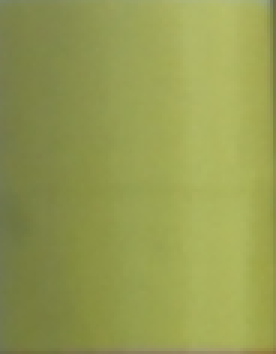
#> input picture cameraTestImages/Yellow_1.PNG, 92 x 118 px (shown 3 times larger)
$ python get_color_and_standard_deviation.py
#> lines starting #> are read from the running program, lines starting #| are printed output that depends on the picture; long printed decimals are rounded
from PIL import Image
import math
import statistics

def ImageGetColorAndStdDev(images):

    totalAmount = 0;
    averageR = 0
    averageG = 0
    averageB = 0

    for img in images:
        pix_val = img.load()
        width = img.size[0]
        height = img.size[1]
        for i in range (0, width):
            for j in range(0,height):
                averageR += pix_val[i,j][0]
                averageG += pix_val[i,j][1]
                averageB += pix_val[i,j][2]
                totalAmount += 1

    averageR = averageR / totalAmount
    averageG = averageG / totalAmount
    averageB = averageB / totalAmount

    print(totalAmount)
    print(averageR)
    print(averageG)
    print(averageB)

    stdDeviationR = 0
    stdDeviationG = 0
    stdDeviationB = 0
    sumR = 0
    sumG = 0
    sumB = 0
    for i in range (0, width):
        for j in range(0,height):
            sumR += math.pow(pix_val[i,j][0] - averageR, 2)
            sumG += math.pow(pix_val[i,j][1] - averageG, 2)
            sumB += math.pow(pix_val[i,j][2] - averageB, 2)
    stdDeviationR = math.sqrt(sumR/totalAmount)
    stdDeviationG = math.sqrt(sumG/totalAmount)
    stdDeviationB = math.sqrt(sumB/totalAmount)
    return (averageR,averageG,averageB,stdDeviationR,stdDeviationG,stdDeviationB)

f1 = open('C:\\Users\\lasse\\github\\SS_20_Robotik_T01\\cameraTestImages\\Yellow_1.png', "rb")
f1_2 = open('C:\\Users\\lasse\\github\\SS_20_Robotik_T01\\cameraTestImages\\Yellow_2.png', "rb")
f2 = open('C:\\Users\\lasse\\github\\SS_20_Robotik_T01\\cameraTestImages\\Red_1.png', "rb")
f2_2 = open('C:\\Users\\lasse\\github\\SS_20_Robotik_T01\\cameraTestImages\\Red_2.png', "rb")
f3 = open('C:\\Users\\lasse\\github\\SS_20_Robotik_T01\\cameraTestImages\\Green_1.png', "rb")
f3_2 = open('C:\\Users\\lasse\\github\\SS_20_Robotik_T01\\cameraTestImages\\Green_2.png', "rb")

imgColor1 = Image.open(f1)
#> imgColor1 is the input picture: PIL image 92x118 RGBA; mean R, G, B, A 148.8, 155.7, 81.3, 255
imgColor2 = Image.open(f2)
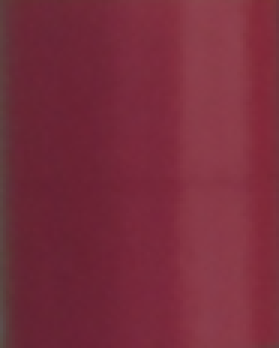
#> input picture cameraTestImages/Red_1.PNG, 93 x 116 px (shown 3 times larger)
#> imgColor2 is the input picture: PIL image 93x116 RGBA; mean R, G, B, A 120.3, 45, 60.6, 255
imgColor3 = Image.open(f3)
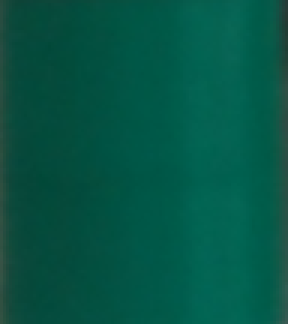
#> input picture cameraTestImages/Green_1.PNG, 96 x 108 px (shown 3 times larger)
#> imgColor3 is the input picture: PIL image 96x108 RGBA; mean R, G, B, A 5, 85.6, 69.6, 255

imgColor1_2 = Image.open(f1_2)
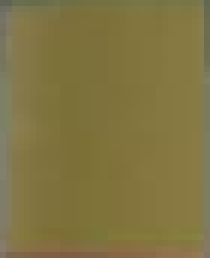
#> input picture cameraTestImages/Yellow_2.png, 35 x 43 px (shown 6 times larger)
#> imgColor1_2 is the input picture: PIL image 35x43 RGB; mean R, G, B 128.9, 116.7, 66.2
imgColor2_2 = Image.open(f2_2)
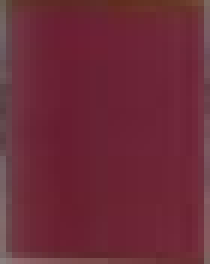
#> input picture cameraTestImages/Red_2.png, 35 x 44 px (shown 6 times larger)
#> imgColor2_2 is the input picture: PIL image 35x44 RGB; mean R, G, B 108.1, 42.6, 56.7
imgColor3_2 = Image.open(f3_2)
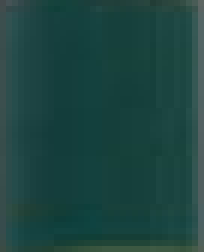
#> input picture cameraTestImages/Green_2.png, 34 x 42 px (shown 6 times larger)
#> imgColor3_2 is the input picture: PIL image 34x42 RGB; mean R, G, B 29.2, 68.8, 64.9

newRgbCodes = [ImageGetColorAndStdDev([imgColor1_2]),ImageGetColorAndStdDev([imgColor2_2]),ImageGetColorAndStdDev([imgColor3_2])]
#> newRgbCodes = [(128.9, 116.7, 66.21, 5.37, 4.89, 10.78), (108.1, 42.56, 56.68, 5.58, 15.06, 11.72), (29.22, 68.8, 64.89, 13.66, 7.76, 8.29)]
newRgbCodes2 = [ImageGetColorAndStdDev([imgColor1]),ImageGetColorAndStdDev([imgColor2]),ImageGetColorAndStdDev([imgColor3])]
#> newRgbCodes2 = [(148.8, 155.7, 81.26, 19.14, 19.59, 11.04), (120.3, 45.03, 60.56, 14.09, 9.28, 7.75), (5, 85.59, 69.63, 8.45, 9.51, 8.49)]
newRgbCodes3 = [ImageGetColorAndStdDev([imgColor1,imgColor1_2]),ImageGetColorAndStdDev([imgColor2,imgColor2_2]),ImageGetColorAndStdDev([imgColor3,imgColor3_2])]
#> newRgbCodes3 = [(146.4, 150.9, 79.43, 6.41, 12.05, 5.95), (118.8, 44.72, 60.07, 4.27, 5.38, 4.31), (7.94, 83.56, 69.06, 8.8, 5.8, 3.23)]
f1.close()
f2.close()
f3.close()
print(newRgbCodes)
#| [(128.858, 116.745, 66.208, 5.374, 4.892, 10.780), (108.093, 42.558, 56.678, 5.582, 15.064, 11.722), (29.225, 68.799, 64.892, 13.655, 7.763, 8.294)]
print(newRgbCodes2)
#| [(148.847, 155.677, 81.263, 19.138, 19.594, 11.042), (120.346, 45.028, 60.560, 14.088, 9.281, 7.748), (5.003, 85.589, 69.633, 8.454, 9.506, 8.486)]
print(newRgbCodes3)
#| [(146.413, 150.937, 79.430, 6.406, 12.052, 5.953), (118.815, 44.720, 60.075, 4.272, 5.379, 4.314), (7.935, 83.557, 69.059, 8.800, 5.802, 3.229)]
